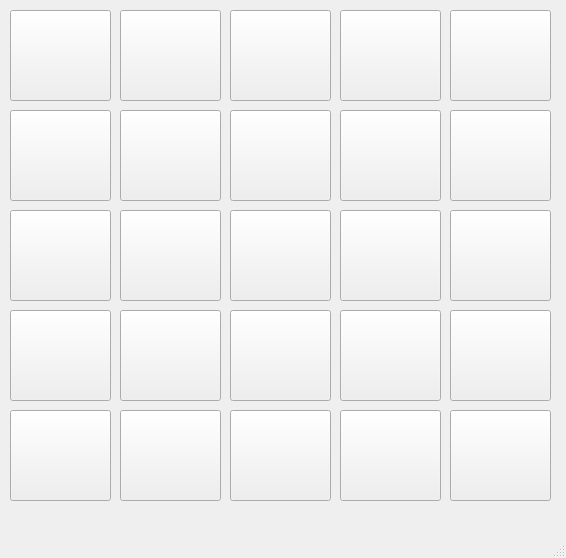
<?xml version="1.0" encoding="UTF-8"?>
<ui version="4.0">
 <class>TicTacToe</class>
 <widget class="QMainWindow" name="TicTacToe">
  <property name="geometry">
   <rect>
    <x>0</x>
    <y>0</y>
    <width>566</width>
    <height>558</height>
   </rect>
  </property>
  <property name="windowTitle">
   <string>TicTacToe</string>
  </property>
  <widget class="QWidget" name="centralwidget">
   <widget class="QToolButton" name="b1">
    <property name="geometry">
     <rect>
      <x>10</x>
      <y>10</y>
      <width>101</width>
      <height>91</height>
     </rect>
    </property>
    <property name="text">
     <string/>
    </property>
   </widget>
   <widget class="QToolButton" name="b2">
    <property name="geometry">
     <rect>
      <x>120</x>
      <y>10</y>
      <width>101</width>
      <height>91</height>
     </rect>
    </property>
    <property name="text">
     <string/>
    </property>
   </widget>
   <widget class="QToolButton" name="b3">
    <property name="geometry">
     <rect>
      <x>230</x>
      <y>10</y>
      <width>101</width>
      <height>91</height>
     </rect>
    </property>
    <property name="text">
     <string/>
    </property>
   </widget>
   <widget class="QToolButton" name="b4">
    <property name="geometry">
     <rect>
      <x>340</x>
      <y>10</y>
      <width>101</width>
      <height>91</height>
     </rect>
    </property>
    <property name="text">
     <string/>
    </property>
   </widget>
   <widget class="QToolButton" name="b5">
    <property name="geometry">
     <rect>
      <x>450</x>
      <y>10</y>
      <width>101</width>
      <height>91</height>
     </rect>
    </property>
    <property name="text">
     <string/>
    </property>
   </widget>
   <widget class="QToolButton" name="b10">
    <property name="geometry">
     <rect>
      <x>450</x>
      <y>110</y>
      <width>101</width>
      <height>91</height>
     </rect>
    </property>
    <property name="text">
     <string/>
    </property>
   </widget>
   <widget class="QToolButton" name="b7">
    <property name="geometry">
     <rect>
      <x>120</x>
      <y>110</y>
      <width>101</width>
      <height>91</height>
     </rect>
    </property>
    <property name="text">
     <string/>
    </property>
   </widget>
   <widget class="QToolButton" name="b8">
    <property name="geometry">
     <rect>
      <x>230</x>
      <y>110</y>
      <width>101</width>
      <height>91</height>
     </rect>
    </property>
    <property name="text">
     <string/>
    </property>
   </widget>
   <widget class="QToolButton" name="b9">
    <property name="geometry">
     <rect>
      <x>340</x>
      <y>110</y>
      <width>101</width>
      <height>91</height>
     </rect>
    </property>
    <property name="text">
     <string/>
    </property>
   </widget>
   <widget class="QToolButton" name="b6">
    <property name="geometry">
     <rect>
      <x>10</x>
      <y>110</y>
      <width>101</width>
      <height>91</height>
     </rect>
    </property>
    <property name="text">
     <string/>
    </property>
   </widget>
   <widget class="QToolButton" name="b16">
    <property name="geometry">
     <rect>
      <x>10</x>
      <y>310</y>
      <width>101</width>
      <height>91</height>
     </rect>
    </property>
    <property name="text">
     <string/>
    </property>
   </widget>
   <widget class="QToolButton" name="b12">
    <property name="geometry">
     <rect>
      <x>120</x>
      <y>210</y>
      <width>101</width>
      <height>91</height>
     </rect>
    </property>
    <property name="text">
     <string/>
    </property>
   </widget>
   <widget class="QToolButton" name="b19">
    <property name="geometry">
     <rect>
      <x>340</x>
      <y>310</y>
      <width>101</width>
      <height>91</height>
     </rect>
    </property>
    <property name="text">
     <string/>
    </property>
   </widget>
   <widget class="QToolButton" name="b20">
    <property name="geometry">
     <rect>
      <x>450</x>
      <y>310</y>
      <width>101</width>
      <height>91</height>
     </rect>
    </property>
    <property name="text">
     <string/>
    </property>
   </widget>
   <widget class="QToolButton" name="b17">
    <property name="geometry">
     <rect>
      <x>120</x>
      <y>310</y>
      <width>101</width>
      <height>91</height>
     </rect>
    </property>
    <property name="text">
     <string/>
    </property>
   </widget>
   <widget class="QToolButton" name="b13">
    <property name="geometry">
     <rect>
      <x>230</x>
      <y>210</y>
      <width>101</width>
      <height>91</height>
     </rect>
    </property>
    <property name="text">
     <string/>
    </property>
   </widget>
   <widget class="QToolButton" name="b15">
    <property name="geometry">
     <rect>
      <x>450</x>
      <y>210</y>
      <width>101</width>
      <height>91</height>
     </rect>
    </property>
    <property name="text">
     <string/>
    </property>
   </widget>
   <widget class="QToolButton" name="b18">
    <property name="geometry">
     <rect>
      <x>230</x>
      <y>310</y>
      <width>101</width>
      <height>91</height>
     </rect>
    </property>
    <property name="text">
     <string/>
    </property>
   </widget>
   <widget class="QToolButton" name="b14">
    <property name="geometry">
     <rect>
      <x>340</x>
      <y>210</y>
      <width>101</width>
      <height>91</height>
     </rect>
    </property>
    <property name="text">
     <string/>
    </property>
   </widget>
   <widget class="QToolButton" name="b11">
    <property name="geometry">
     <rect>
      <x>10</x>
      <y>210</y>
      <width>101</width>
      <height>91</height>
     </rect>
    </property>
    <property name="text">
     <string/>
    </property>
   </widget>
   <widget class="QToolButton" name="b23">
    <property name="geometry">
     <rect>
      <x>230</x>
      <y>410</y>
      <width>101</width>
      <height>91</height>
     </rect>
    </property>
    <property name="text">
     <string/>
    </property>
   </widget>
   <widget class="QToolButton" name="b21">
    <property name="geometry">
     <rect>
      <x>10</x>
      <y>410</y>
      <width>101</width>
      <height>91</height>
     </rect>
    </property>
    <property name="text">
     <string/>
    </property>
   </widget>
   <widget class="QToolButton" name="b24">
    <property name="geometry">
     <rect>
      <x>340</x>
      <y>410</y>
      <width>101</width>
      <height>91</height>
     </rect>
    </property>
    <property name="text">
     <string/>
    </property>
   </widget>
   <widget class="QToolButton" name="toolButton_24">
    <property name="geometry">
     <rect>
      <x>450</x>
      <y>410</y>
      <width>101</width>
      <height>91</height>
     </rect>
    </property>
    <property name="text">
     <string/>
    </property>
   </widget>
   <widget class="QToolButton" name="b22">
    <property name="geometry">
     <rect>
      <x>120</x>
      <y>410</y>
      <width>101</width>
      <height>91</height>
     </rect>
    </property>
    <property name="text">
     <string/>
    </property>
   </widget>
  </widget>
  <widget class="QMenuBar" name="menubar">
   <property name="geometry">
    <rect>
     <x>0</x>
     <y>0</y>
     <width>566</width>
     <height>26</height>
    </rect>
   </property>
  </widget>
  <widget class="QStatusBar" name="statusbar"/>
 </widget>
 <resources/>
 <connections/>
</ui>
